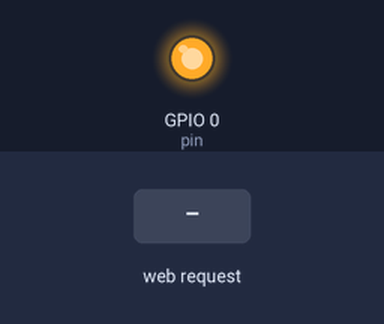
The sketch below on a simulated ESP8266 (NodeMCU). On the bench: output pins drawn as LEDs (lit = HIGH). The inputs (shaded band) are chosen by the test bench. WiFi joins after 1.5 s; servers stay silent unless stated; what the sketch prints to the serial monitor is not drawn.

Above: at 2.7 s.
2.8 s: HTTP request GET /off received
At 3.5 s:
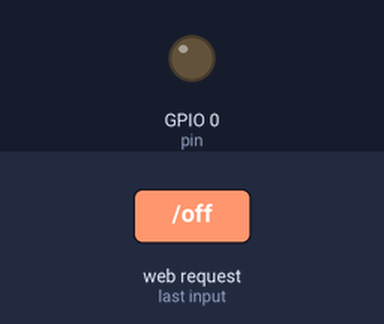
4.3 s: HTTP request GET /on received
At 4.7 s:
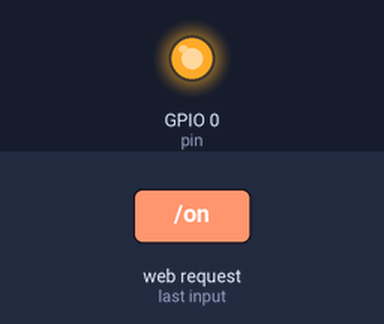
Timing chart, 0 to 7.3 s (numbered marks = the images above; inputs shaded):
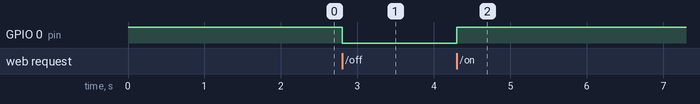

Measured:
- after the input at 2.8 s, GPIO 0 (pin): HIGH → LOW at once
- after the input at 4.3 s, GPIO 0 (pin): LOW → HIGH at once

The sketch:

relay_http.ino
```cpp
#include <ESP8266WiFi.h>
#include <ESP8266WebServer.h>

#include "secrets.h"

ESP8266WebServer server(80);

const int pin = 0;

void TurnOn(){
  digitalWrite(pin, HIGH);
  server.send(200, "text/plain", "Timmy is now wake up");
}

void TurnOff(){
  digitalWrite(pin, LOW);
  server.send(200, "text/plain", "Timmy is now sleep");
}

void NotFound(){
  server.send(404, "text/plain", "404 Error: Endpoint not found.");
}

void setup() {
  Serial.begin(115200);

  pinMode(pin, OUTPUT);
  digitalWrite(pin, HIGH);

  WiFi.config(local_IP, gateway, subnet, primaryDNS, secondaryDNS);
  WiFi.begin(ssid, password);

  Serial.print("Connecting to WiFi");
  while (WiFi.status() != WL_CONNECTED) {
    delay(500);
    Serial.print(".");
  }

  Serial.println("\nWiFi connected.");

  server.on("/on", HTTP_GET, TurnOn);
  server.on("/off", HTTP_GET, TurnOff);
  server.onNotFound(NotFound);

  server.begin();
}

void loop() {
  server.handleClient();
}
```

secrets.example.h
```cpp
#pragma once
#include <Arduino.h>

const char* ssid = "YOUR_WIFI_SSID";
const char* password = "YOUR_WIFI_PASSWORD";

IPAddress local_IP(192, 168, 1, 2);
IPAddress gateway(192, 168, 1, 1);
IPAddress subnet(255, 255, 255, 0);
IPAddress primaryDNS(1, 1, 1, 1);
IPAddress secondaryDNS(1, 0, 0, 1);
```
